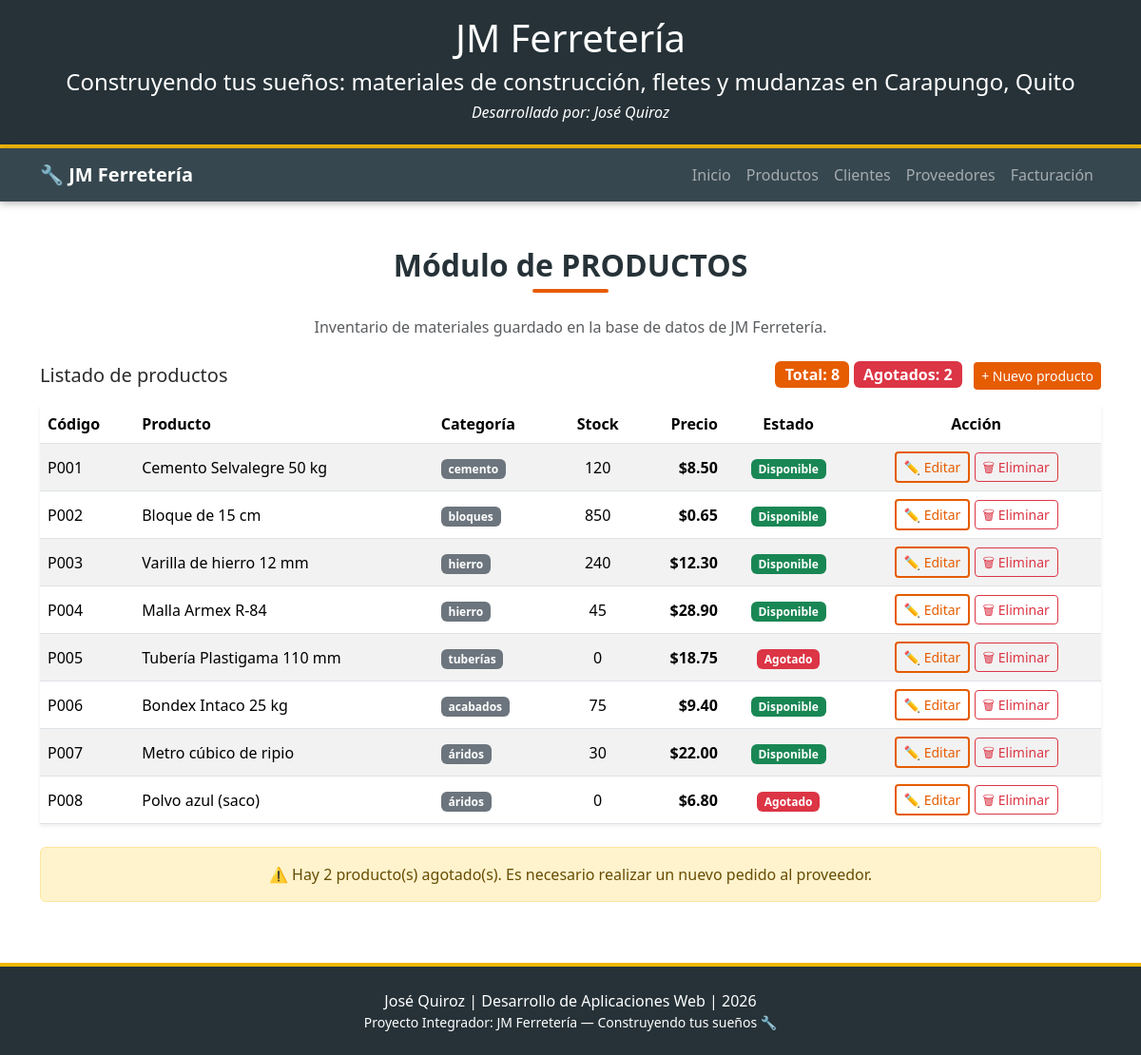
The page /productos on the database its author committed.
### tables this page shows
CREATE TABLE productos (
            id INTEGER PRIMARY KEY AUTOINCREMENT,
            codigo TEXT NOT NULL UNIQUE,
            nombre TEXT NOT NULL,
            categoria TEXT NOT NULL,
            stock INTEGER NOT NULL,
            precio REAL NOT NULL
        );

### app.py (the view)
@app.route('/productos')
def productos():
    return render_template(
        'productos.html',
        titulo_modulo="Productos",
        productos=bd.listar_productos(),
        total_agotados=bd.contar_agotados()
    )

### app.py (called while the page is built)
@app.context_processor
def datos_generales():
    return {
        "empresa": EMPRESA,
        "lema": LEMA,
        "ciudad": CIUDAD,
        "estudiante": ESTUDIANTE,
        "asignatura": ASIGNATURA,
        "anio": ANIO
    }

### database.py (called while the page is built)
def conectar():
    os.makedirs(CARPETA_DATOS, exist_ok=True)
    conn = sqlite3.connect(RUTA_BD)
    conn.row_factory = sqlite3.Row
    return conn

def listar_productos():
    conn = conectar()
    cursor = conn.cursor()
    cursor.execute("SELECT * FROM productos ORDER BY codigo")
    filas = cursor.fetchall()
    conn.close()
    return [dict(fila) for fila in filas]

def contar_agotados():
    conn = conectar()
    cursor = conn.cursor()
    cursor.execute("SELECT COUNT(*) FROM productos WHERE stock = 0")
    total = cursor.fetchone()[0]
    conn.close()
    return total

### templates/productos.html (shortened to what this page needs)
{% extends "base.html" %}
{% block content %}
<section class="py-5">
    <div class="container">
        <h2 class="text-center titulo-seccion mb-4">Módulo de {{ titulo_modulo|upper }}</h2>
        <p class="text-center text-muted mb-4">
            Inventario de materiales guardado en la base de datos de {{ empresa }}.
        </p>
        <div class="d-flex justify-content-between align-items-center mb-3">
            <h3 class="fs-5 m-0">Listado de productos</h3>
            <div>
                <span class="badge bg-obra fs-6">Total: {{ productos|length }}</span>
                <span class="badge bg-danger fs-6">Agotados: {{ total_agotados }}</span>
                <a href="{{ url_for('nuevo_producto') }}" class="btn btn-obra btn-sm ms-2">+ Nuevo producto</a>
            </div>
        </div>
        <div class="table-responsive shadow-sm">
            <table class="table table-striped table-hover align-middle m-0 tabla-modulo">
                <thead>
                    <tr>
                        <th>Código</th>
                        <th>Producto</th>
                        <th>Categoría</th>
                        <th class="text-center">Stock</th>
                        <th class="text-end">Precio</th>
                        <th class="text-center">Estado</th>
                        <th class="text-center">Acción</th>
                    </tr>
                </thead>
                <tbody>
                    {% for producto in productos %}
                    <tr>
                        <td>{{ producto.codigo }}</td>
                        <td>{{ producto.nombre }}</td>
                        <td><span class="badge bg-secondary">{{ producto.categoria|lower }}</span></td>
                        <td class="text-center">{{ producto.stock }}</td>
                        <td class="text-end fw-bold">${{ "%.2f"|format(producto.precio) }}</td>
                        <td class="text-center">
                            {% if producto.stock > 0 %}
                            <span class="badge bg-success">Disponible</span>
                            {% else %}
                            <span class="badge bg-danger">Agotado</span>
                            {% endif %}
                        </td>
                        <td class="text-center">
                            <a href="{{ url_for('editar_producto', id_producto=producto.id) }}"
                                class="btn btn-outline-obra btn-sm">✏️ Editar</a>
                            <form method="POST" action="{{ url_for('borrar_producto', id_producto=producto.id) }}"
                                class="d-inline" onsubmit="return confirm('¿Desea eliminar este producto?');">
                                <button type="submit" class="btn btn-outline-danger btn-sm">🗑 Eliminar</button>
                            </form>
                        </td>
                    </tr>
                    {% endfor %}
                </tbody>
            </table>
        </div>
        {% if total_agotados > 0 %}
        <div class="alert alert-warning mt-4 text-center">
            ⚠️ Hay {{ total_agotados }} producto(s) agotado(s). Es necesario realizar un nuevo pedido al proveedor.
        </div>
        {% else %}
        <div class="alert alert-success mt-4 text-center">
            ✅ Todos los productos tienen stock disponible.
        </div>
        {% endif %}
    </div>
</section>
{% endblock %}

### templates/base.html (shortened to what this page needs)
<!DOCTYPE html>
<html lang="es">
<head>
    <link href="https://cdn.jsdelivr.net/npm/bootstrap@5.3.3/dist/css/bootstrap.min.css" rel="stylesheet">
    <link rel="stylesheet" href="{{ url_for('static', filename='css/style.css') }}">
</head>
<body>
    {% include "components/header.html" %}
    {% include "components/navbar.html" %}
    <main>
        {% block content %}{% endblock %}
    </main>
    {% include "components/footer.html" %}
</body>
</html>

### templates/components/header.html
<header class="cabecera-principal text-center text-white p-3">
    <h1>{{ empresa }}</h1>
    <h2 class="fs-4 fw-light">{{ lema }}: materiales de construcción, fletes y mudanzas en {{ ciudad }}</h2>
    <h3 class="fs-6 fst-italic">Desarrollado por: {{ estudiante }}</h3>
</header>

### templates/components/navbar.html (shortened to what this page needs)
<nav class="navbar navbar-expand-lg navbar-dark barra-navegacion sticky-top">
    <div class="container">
        <a class="navbar-brand fw-bold" href="{{ url_for('index') }}">🔧 {{ empresa }}</a>
        <div class="collapse navbar-collapse" id="menuPrincipal">
            <ul class="navbar-nav ms-auto">
                <li class="nav-item"><a class="nav-link" href="{{ url_for('index') }}">Inicio</a></li>
                <li class="nav-item"><a class="nav-link" href="{{ url_for('productos') }}">Productos</a></li>
                <li class="nav-item"><a class="nav-link" href="{{ url_for('clientes') }}">Clientes</a></li>
                <li class="nav-item"><a class="nav-link" href="{{ url_for('proveedores') }}">Proveedores</a></li>
                <li class="nav-item"><a class="nav-link" href="{{ url_for('facturacion') }}">Facturación</a></li>
            </ul>
        </div>
    </div>
</nav>

### templates/components/footer.html
<footer class="pie-pagina text-center text-white p-4">
    <p class="m-0">{{ estudiante }} | {{ asignatura }} | {{ anio }}</p>
    <p class="m-0 small">Proyecto Integrador: {{ empresa }} — {{ lema }} 🔧</p>
</footer>

### static/css/style.css (style rules this page uses)
:root { --color-acero-oscuro: #263238; --color-acero: #37474f; --color-naranja: #e65c00; --color-naranja-oscuro: #bf4a00; --color-arena: #f5f1ea; --color-amarillo: #f2b705; --color-texto: #2b2b2b; }
body { font-family: "Segoe UI", Verdana, Arial, sans-serif; color: var(--color-texto); scroll-behavior: smooth; }
.cabecera-principal { background-color: var(--color-acero-oscuro); border-bottom: 4px solid var(--color-amarillo); }
.barra-navegacion { background-color: var(--color-acero); box-shadow: 0 2px 8px rgba(0, 0, 0, 0.3); }
.titulo-seccion { color: var(--color-acero-oscuro); font-weight: 700; position: relative; padding-bottom: 10px; }
.titulo-seccion::after { content: ""; position: absolute; left: 50%; transform: translateX(-50%); bottom: 0; width: 80px; height: 4px; background-color: var(--color-naranja); border-radius: 2px; }
.btn-obra { background-color: var(--color-naranja); color: #ffffff; border: none; transition: transform 0.2s ease, background-color 0.2s ease; }
.btn-outline-obra { border: 2px solid var(--color-naranja); color: var(--color-naranja); }
.bg-obra { background-color: var(--color-naranja); }
.tabla-modulo thead { background-color: var(--color-acero); color: #ffffff; }
.pie-pagina { background-color: var(--color-acero-oscuro); border-top: 4px solid var(--color-amarillo); }

### rows shown on the page
productos: codigo "P001", nombre "Cemento Selvalegre 50 kg", categoria "cemento", stock "120", precio "8.50", shows "Disponible"
productos: codigo "P002", nombre "Bloque de 15 cm", categoria "bloques", stock "850", precio "0.65", shows "Disponible"
productos: codigo "P003", nombre "Varilla de hierro 12 mm", categoria "hierro", stock "240", precio "12.30", shows "Disponible"
productos: codigo "P004", nombre "Malla Armex R-84", categoria "hierro", stock "45", precio "28.90", shows "Disponible"
productos: codigo "P005", nombre "Tubería Plastigama 110 mm", categoria "tuberías", stock "0", precio "18.75", shows "Agotado"
productos: codigo "P006", nombre "Bondex Intaco 25 kg", categoria "acabados", stock "75", precio "9.40", shows "Disponible"
productos: codigo "P007", nombre "Metro cúbico de ripio", categoria "áridos", stock "30", precio "22.00", shows "Disponible"
productos: codigo "P008", nombre "Polvo azul (saco)", categoria "áridos", stock "0", precio "6.80", shows "Agotado"

### other values the page prints
{{ empresa }} "JM Ferretería"
{{ lema }} "Construyendo tus sueños"
{{ ciudad }} "Carapungo, Quito"
{{ estudiante }} "José Quiroz"
{{ titulo_modulo|upper }} "PRODUCTOS"
{{ productos|length }} "8"
{{ total_agotados }} "2"
{{ asignatura }} "Desarrollo de Aplicaciones Web"
{{ anio }} "2026"
